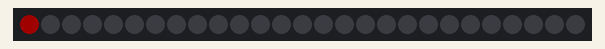
Simulated run of this sketch. Board: Arduino Uno, built with avr-gcc and run on an emulated ATmega328P. Parts: 27 RGB LEDs in strip order, left to right. Dim RGB values are drawn brighter than linear.

Above: at 0.6 s.
At 7.1 s:
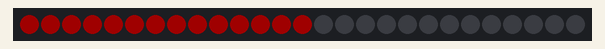
At 13.6 s:
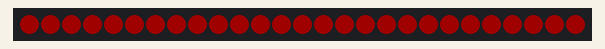
At 19.6 s:
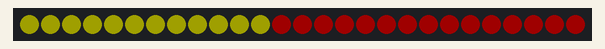
At 27.1 s:
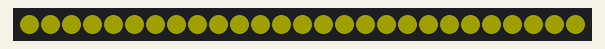
At 39.1 s:
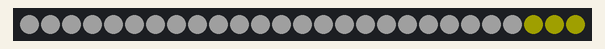

The sketch:

3x3x3x3cube.ino
```cpp
#include <Adafruit_NeoPixel.h>

#define ADR(x,y,z) ((x)+(y)*3+(z)*9)

const int leds= 27;
// create a pixel strand with 2 pixels on pin 3, color sequence GRB
Adafruit_NeoPixel pixels(leds, 3, NEO_GRB);
unsigned long colors[3];
byte permutations[6][3]=
{
  {0,1,2},{1,2,0},{2,0,1},
  {0,2,1},{1,0,2},{2,1,0}
};
byte perm;

void setup()
{
  unsigned long brightness= 0x20;
  for (int c=0; c<3; c++)
  {
    colors[c]= brightness << (8 * (2-c));
  }
  pixels.begin();  // initialize the pixels
  perm= 0;
}

void loop()
{
  int x[3];
  unsigned long color= 0;
  pixels.clear();
  pixels.show();
  for (int c=0; c<3; c++)
  {
    color |= colors[permutations[perm][c]];
    for (x[2]=0; x[2]<3; x[2]++)
      for (x[1]=0; x[1]<3; x[1]++)
        for (x[0]=0; x[0]<3; x[0]++)
        {
          pixels.setPixelColor(ADR(x[permutations[perm][0]],x[permutations[perm][1]],x[permutations[perm][2]]), color);
          delay(500);
          pixels.show();
        }
  }
  delay(2000);
  perm= ++perm % 6;
}
```
